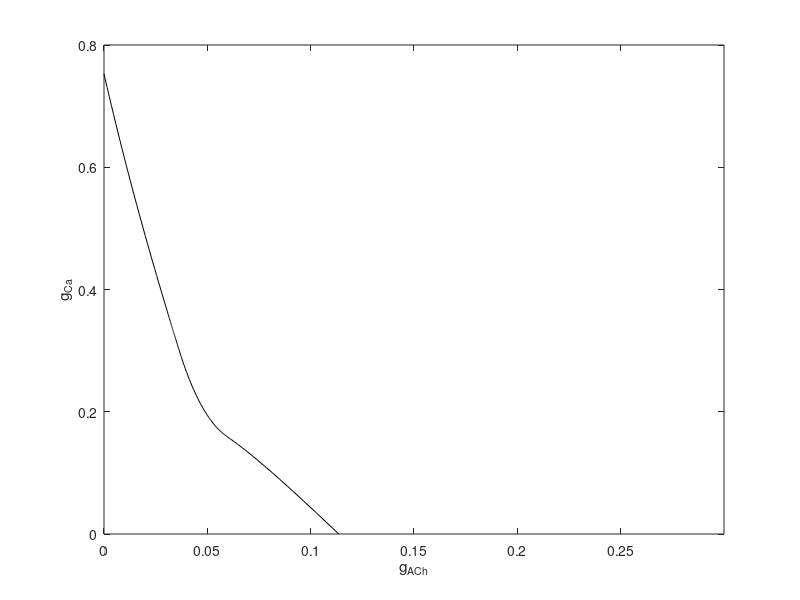

Reproduce this figure in MATLAB. (Note: this script raises an error after producing the figure.)
ic = 'bump1D';
clf
%Gather data from AUTO auto_excitability.py script
load('excitability_delta_gca_gach.mat');
gach = delta_700_gach;
gca = delta_700_gca;

plot(gach, gca, 'k')
xlabel('g_{ACh}')
ylabel('g_{Ca}')
xlim([0 0.3])
ylim([0 0.8])
hold on

%Gather data from excitability.m script
epsilons = [1 10 100];
gcas = 0:1:24;
gachs = 0:1:9;

load(['./worksheets/excitability/excitability_thresholds_gachs_gcas_' ic '.mat']);
simulated_data_pts = thresh_pts;
simulated_data = zeros(length(gachs), length(epsilons));
for i=1:length(gachs)
	for j=1:length(epsilons)
		simulated_data(i,j) = gcas(find(simulated_data_pts(j,:,i), 1, 'first'));	
	end
end

%for i=1:length(epsilons)
%	simulated_data(:,i) = smooth(simulated_data(:,i));
%end

%Non dimensionalize
gKM = 30;
simulated_data = simulated_data/gKM;
gachs = gachs/gKM;

%plot(gachs, simulated_data, '.')
plot(gachs, simulated_data)
legend('singular pert.', '\epsilon = 10^{-3}', '\epsilon = 10^{-4}', '\epsilon = 10^{-5}')
saveplot(gcf, ['./worksheets/excitability/excitability_plots/compare_sim_auto_epsilon1D.eps']);
